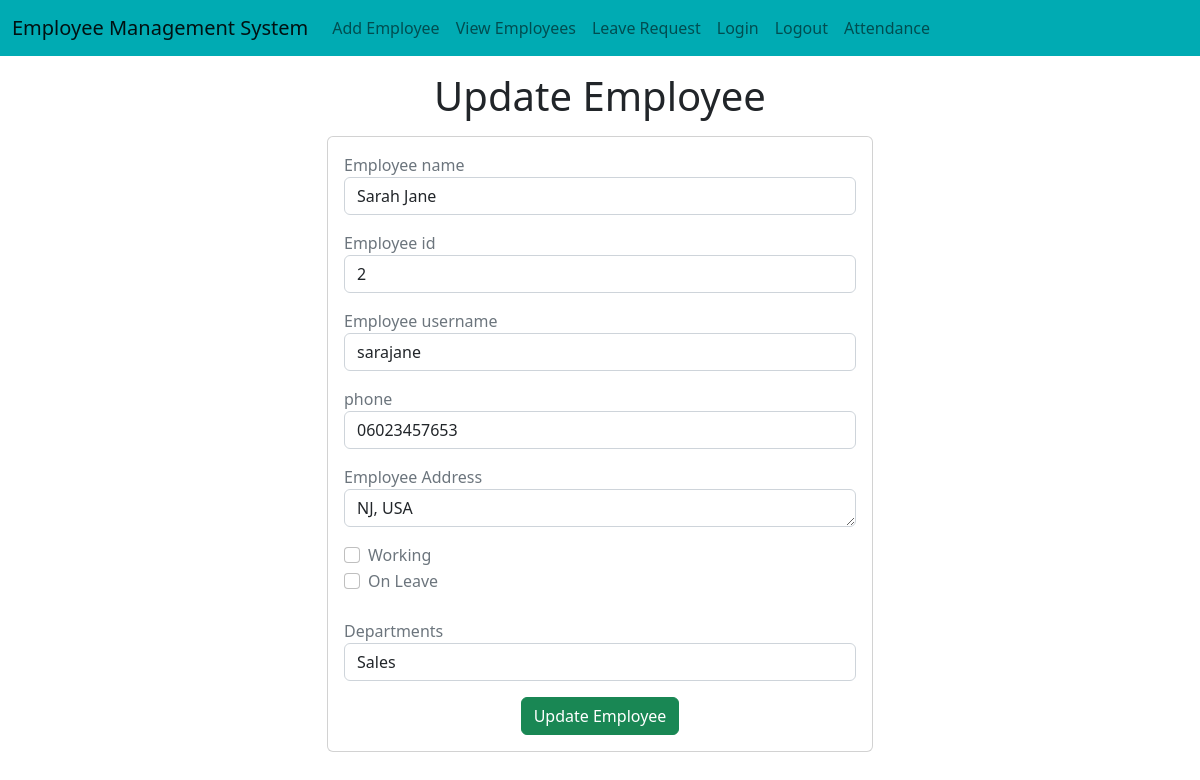
Screenshot of /emp/update-emp/2 with the database file from the repository.
### emp/models.py (models this page shows, shortened)
class Emp(models.Model):
    name=models.CharField(max_length=200)
    emp_id=models.CharField(max_length=200)
    username=models.CharField(max_length=200)
    phone=models.CharField(max_length=10)
    address=models.CharField(max_length=150)
    working=models.BooleanField(default=True)
    department=models.CharField(max_length=200)

### emp/views.py (the view)
# urls.py: path("update-emp/<int:emp_id>",update_emp),
def update_emp(request,emp_id):
    emp=Emp.objects.get(pk=emp_id)
    return render(request,"emp/update_emp.html",{
        'emp':emp
    })

### templates/emp/update_emp.html (shortened to what this page needs)
<!doctype html>
<html lang="en">
  <head>
    <link href="https://cdn.jsdelivr.net/npm/bootstrap@5.2.2/dist/css/bootstrap.min.css" rel="stylesheet">
  </head>
  <body>
    {% include 'emp/navbar.html' %}
    <h1 class="text-center my-3">Update Employee</h1>
    <div class="container">
      <div class="row">
        <div class="col-md-6 offset-md-3">
          <div class="card text-secondary">
            <div class="card-body">
              <form action="/emp/do-update-emp/{{emp.id}}" method="POST">
                <div class="mb-3">
                  <label for="name">Employee name</label>
                  <input
                    id="name"
                    type="text"
                    class="form-control"
                    placeholder="Enter emp name"
                    name="emp_name"
                    value="{{emp.name}}"
                  />
                </div>
                <div class="mb-3">
                  <label for="id">Employee id</label>
                  <input
                    id="id"
                    type="text"
                    class="form-control"
                    placeholder="Enter emp id"
                    name="emp_id"
                    value="{{emp.emp_id}}"
                  />
                </div>
                <div class="mb-3">
                  <label for="username">Employee username</label>
                  <input
                    id="username"
                    type="text"
                    class="form-control"
                    placeholder="Enter emp username"
                    name="emp_username"
                    value="{{emp.username}}"
                  />
                </div>
                <div class="mb-3">
                  <label for="phone">phone</label>
                  <input
                    id="phone"
                    type="text"
                    class="form-control"
                    placeholder="Enter emp phone"
                    name="emp_phone"
                    value="{{emp.phone}}"
                  />
                </div>
                <div class="mb-3">
                  <label for="address">Employee Address</label>
                  <textarea
                    name="emp_address"
                    id="address"
                    rows="1"
                    class="form-control"
                  >{{emp.address}}</textarea>
                </div>
                <div class="col-sm form-check">
                  <label for="working">Working</label>
                  <input {% if emp.working %} checked {% endif %} id="working" name="emp_working" type="checkbox" class="form-check-input">
                </div>
                <div class="col-sm form-check">
                  <label for="on-leave">On Leave</label>
                  <input {% if emp.working %} checked {% endif %} id="on-leave" name="emp_working" type="checkbox" class="form-check-input">
                </div>
                <br/>
                <div class="mb-3 ">
                  <label for="department">Departments</label>
                  <select value="{{emp.department}}" name="emp_department" id="department" class="form-control">
                    <option value="Sales">Sales</option>
                  </select>
                </div>
                <div class="container text-center">
                    <button class="btn btn-success">
                        Update Employee
                    </button>
                </div>
              </form>
            </div>
          </div>
        </div>
      </div>
    </div>
  </body>
</html>

### rows the page displays
Emp: emp_name "Sarah Jane", emp_id "2", emp_username "sarajane", emp_phone "06023457653", emp_address "NJ, USA", emp_department "Sales"
